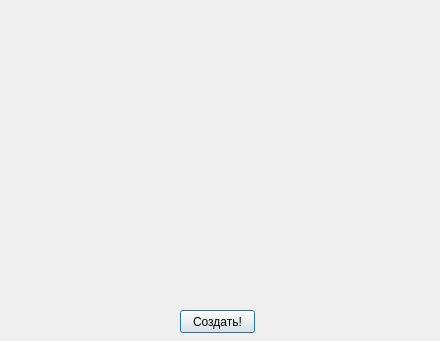
<?xml version="1.0" encoding="UTF-8"?>
<ui version="4.0">
 <class>Dialog</class>
 <widget class="QDialog" name="Dialog">
  <property name="geometry">
   <rect>
    <x>0</x>
    <y>0</y>
    <width>440</width>
    <height>341</height>
   </rect>
  </property>
  <property name="windowTitle">
   <string>Dialog</string>
  </property>
  <widget class="QPushButton" name="pushButton">
   <property name="geometry">
    <rect>
     <x>180</x>
     <y>310</y>
     <width>75</width>
     <height>23</height>
    </rect>
   </property>
   <property name="text">
    <string>Создать!</string>
   </property>
  </widget>
 </widget>
 <resources/>
 <connections/>
</ui>
